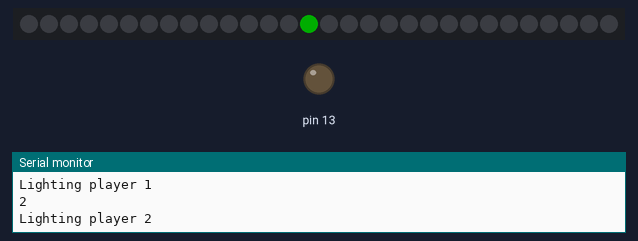
Recording of a sketch running on a simulated Arduino Uno, built with avr-gcc and run on an emulated ATmega328P. Parts: 30 RGB LEDs in strip order, left to right, output pins drawn as LEDs (lit = HIGH), the last lines printed to the serial monitor. Dim RGB values are drawn brighter than linear; random numbers use the default seed unless the sketch sets one.

Above: at 1.1 s.
At 8.1 s:
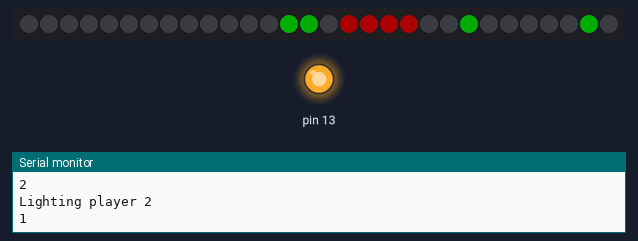
At 24.8 s:
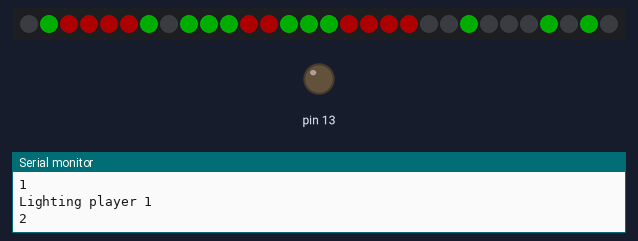
At 32.2 s:
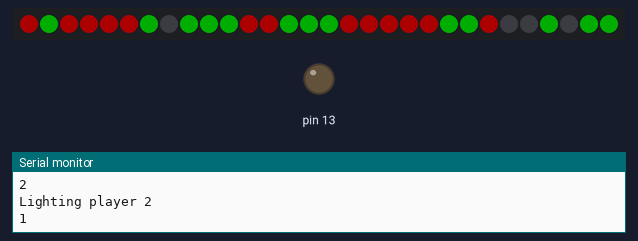
Timing chart, 0 to 33.7 s (numbered marks = the images above):
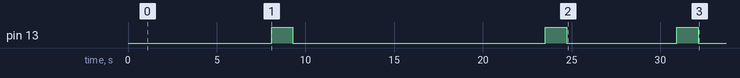

Measured:
- by itself, pin 13: goes HIGH 1.2 s, LOW 14.2 s, HIGH 1.2 s, LOW 6.2 s, HIGH 1.2 s, then LOW

The sketch:

Connect-N-Project.ino
```cpp
#include <Adafruit_NeoPixel.h>
#ifdef __AVR__
#include <avr/power.h> // Required for 16 MHz Adafruit Trinket
#endif

#define LED_PIN 6 //Pin the light strip's dataline is connected to
#define LED_COUNT 30 //Number of LEDs on the lightstrip

#define LEDPort PORTB           // Arduino pin 13 is bit 5 of port B
#define LEDPort_Direction DDRB  // DDRB is the port B direction register (0=input, 1=output)
#define LEDBit 5                // Constant for bit 5
#define Clock_MHz 16
#define MilliSec 1000000
#define DelayTime (uint32_t)((Clock_MHz * MilliSec / 5))  // set to any rate desired

Adafruit_NeoPixel strip(LED_COUNT, LED_PIN, NEO_GRB + NEO_KHZ800); //Configure strip

void setup() {
  Serial.begin(9600); //Setup Serial port for console
  strip.begin(); //Initialize NeoPixel strip object
  strip.setBrightness(50); //LED brightness (0-255)
  resetStrip(); //Reset the strip to blank
  randomSeed(analogRead(0)); //Setup randomness

  asm volatile (       // shows default parameter use instead of our defines/names
    "sbi %0, %1 \n\t"  // sets port and bit direction
    : : "I" (_SFR_IO_ADDR(DDRB)), "I" (DDB5) // I: 6-bit positive integer constant
  );
}

void loop() {
  Serial.println("Restarting");
  AISetup();
  resetStrip();
  uint32_t p1Color = strip.Color(0, 255, 0);
  uint32_t p2Color = strip.Color(255, 0, 0);

  for (int i = 0; i < strip.numPixels(); i++) {
    int spot = playerSelect();
    playerPlace(spot, p1Color, p2Color);
  }

  displayScores(p1Color, p2Color);
}
```

AI.ino
```cpp
const int lightLength = 30;
//const int numberOfPlayers = 2;
const int scoreThreshold = 3;

// game properties
int gameData[lightLength];

int player1Score;

int player2Score;

bool pToggle;

int playerNumber;

bool gameDone = false;

int getP1Score() {
  return player1Score;
}

int getP2Score() {
  return player2Score;
}

void AISetup() {
  //set up game data
  player1Score = 0;
  player2Score = 0;

  pToggle = true;

  togglePlayer();

  gameDone = false;

  for (int i = 0; i < lightLength; i++)
    gameData[i] = 0;
}

// changes player
void togglePlayer() {
  if (pToggle) {
    playerNumber = 1;
  } else {
    playerNumber = 2;
  }
  pToggle = !pToggle;
}

int getEnemyNumber() {
  if (playerNumber == 1) {
    return 2;
  } else {
    return 1;
  }
}

// player chooses a spot on the light strip
int playerSelect() {
  int s;
  if (playerNumber == 1) {
    if (player1Score > player2Score) {
      s = smartMove(2);
    } else {
      s = smartMove(1);
    }
  } else {
    if (player2Score > player1Score) {
      s = smartMove(1);
    } else {
      s = smartMove(2);
    }
  }
  // smartMove didnt find a spot
  if (s == -1) {
    s = random(lightLength);
    while (gameData[s] != 0) {
      s = random(lightLength);
    }
  }
  return s;
}

//uses player select to place number int selcted spot
void playerPlace(int s, uint32_t p1Color, uint32_t p2Color) {

  gameData[s] = playerNumber;

  checkFunc(s);

  if (playerNumber == 1) {
    strip.setPixelColor(s, p1Color);
    Serial.println("Lighting player 1");
  }
  else {
    strip.setPixelColor(s, p2Color);
    Serial.println("Lighting player 2");
  }
  delay(1000);
  strip.show();
  togglePlayer();
}

//player makes move depending on n
int smartMove(int n) {

  int p[4];
  p[0] = -1;
  p[1] = -1;
  p[2] = -1;
  p[3] = -1;
  int pL = 4;
  int pInv = 0;
  int i = 0;
  bool foundSpot = false;
  //selects a slot next to enemy spot
  while (pInv < pL - 1 && i < lightLength - 1) {

    if (i != 0 || i != lightLength - 1) {
      if (gameData[i] == 0 && (gameData[i - 1] == n || gameData[i + 1] == n)) {
        p[pInv] = i;
        pInv++;
        foundSpot = true;
      }
    } else if (i == 0) {
      if (gameData[i] == 0 && gameData[i + 1] == n) {
        p[pInv] = i;
        pInv++;
        foundSpot = true;
      }
    } else if (i == lightLength - 1) {
      if (gameData[i] == 0 && gameData[i - 1] == n) {
        p[pInv] = i;
        pInv++;
        foundSpot = true;
      }
    }
    i++;
  }
  if (foundSpot) {
    int r = random(pL);
    return p[r];
  }
  return -1;
}

// checkFuncs the left and right to tell if you can add points
void checkFunc(int s) {
  int count = 1;
  int i = s;
  Serial.println(playerNumber);
  if (i > 0) {
    while (gameData[--i] == playerNumber) {
      count++;
      if (i < 0) {
        break;
      }
    }
    i = s;
  }
  if (i < lightLength - 1) {
    while (gameData[++i] == playerNumber) {
      count++;
      if (i < lightLength - 1) {
        break;
      }
    }
  }

  if (count >= scoreThreshold) {
    incScore();
    //Implementation inspired by Brian Hall & Kevin Slonka
    asm volatile (
      " mainLoop: "
      "    mov r16, %D2  \n\t"
      "    mov r17, %C2  \n\t"
      "    mov r18, %B2  \n\t"
      "    mov r19, %A2  \n\t"
      "    mov r20, %D2  \n\t"
      "    mov r21, %C2  \n\t"
      "    mov r22, %B2  \n\t"
      "    mov r23, %A2  \n\t"
      "    sbi %[port], %[ledbit] \n\t"
      " onLoop: "
      "    subi r23, 1  \n\t"
      "    sbci r22, 0  \n\t"
      "    sbci r21, 0  \n\t"
      "    sbci r20, 0  \n\t"
      "    brcc onLoop  \n\t"
      "    cbi  %[port], %[ledbit] \n\t"
      " offLoop:"
      "    subi r19, 1  \n\t"
      "    sbci r18, 0  \n\t"
      "    sbci r17, 0  \n\t"
      "    sbci r16, 0  \n\t"
      "    brcc offLoop \n\t"
      :
      : [port] "n" (_SFR_IO_ADDR(LEDPort)), // input variables
      [ledbit] "n" (LEDBit),              // n: integer with known value
      "d" (DelayTime)                     // d: greater than r15
      : "r16", "r17", "r18", "r19", "r20", "r21", "r22", "r23" // clobbers
    );
  }

}

//add points to current player
void incScore() {
  if (playerNumber == 1) {
    player1Score++;
  } else {
    player2Score++;
  }
}

// this diaplays the array
void displayArray() {
  Serial.print("[");
  for (int i = 0; i < lightLength; i++) {
    Serial.print(gameData[i]);
  }
  Serial.println("]");
}
bool isGameDone() {
  for (int i = 0; i < lightLength; i++) {
    if (gameData[i] == 0)
      return false;
  }
  return true;
}
```

Light_Control.ino
```cpp
void displayScores(uint32_t p1Color, uint32_t p2Color) {
  resetStrip();
  int p1Score = getP1Score();
  int p2Score = getP2Score();
  int ledP1Score = p1Score;
  int ledP2Score = p2Score;

  //LEDs turn on one after another
  for (int i = 0; i < strip.numPixels(); i++) {
    if (ledP1Score > 0) { //Only activate new LEDs if p1 has the score for it
      strip.setPixelColor(i, p1Color);
      ledP1Score--; //Remove a point since LED is now shown
    }

    if (ledP2Score > 0) { //Only activate new LEDs if p2 has the score for it
      strip.setPixelColor(strip.numPixels() - 1 - i, p2Color); //Account for 1 offset
      ledP2Score--; //Remove a point since LED is now shown
    }

    strip.show();
    delay(100);
  }

  //Blink winner
  int blinkCount = 5;
  int blinkDelay = 250; //Used for turning off and on (total 500)

  //Assume P1 won
  int LEDOffset = 0;
  int winnerPoints = p1Score;
  uint32_t winnerColor = p1Color;
  //Who to blink
  if (p2Score > p1Score) { //If P2 won
    LEDOffset = strip.numPixels() - p2Score;
    winnerPoints = p2Score;
    winnerColor = p2Color;
  }
  else if (p1Score == p2Score) { //If tie
    winnerPoints = strip.numPixels();
    winnerColor = p1Color + p2Color;
  }
  //Blinking logic
  for (int i = 0; i < blinkCount; i++) { //Blink n times
    resetStrip(); //Blink off
    delay(blinkDelay);

    for (int j = 0; j < winnerPoints; j++) { //Blink on
      strip.setPixelColor(LEDOffset + j, winnerColor);
    } //Blink on
    strip.show();
    delay(blinkDelay);
  }
}

void resetStrip() { //Removes all color from the strip
  for (int i = 0; i < strip.numPixels(); i++) {
    strip.setPixelColor(i, 0, 0, 0);
    strip.show();
  }
}
```
